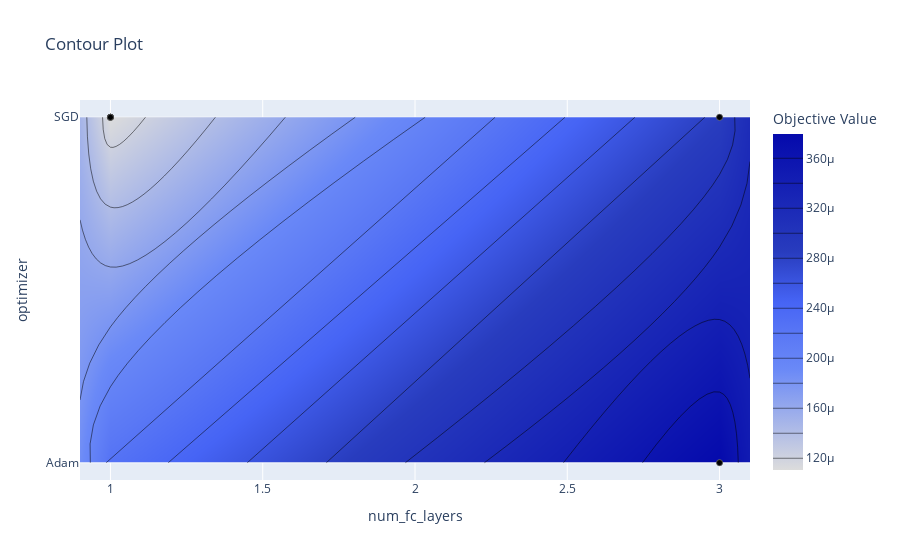

The cell this chart's notebook holds for it:
### Code cell
fig = optuna.visualization.plot_contour(study, params=["optimizer", "num_fc_layers"])
fig.show()

### Figure 1 — Plotly figure (JSON) as saved in the notebook; plotly's stock layout.template omitted (floating-point values rounded to 4 significant figures)
{"data": [{"colorbar": {"title": {"text": "Objective Value"}}, "colorscale": [[0, "rgb(5,10,172)"], [0.35, "rgb(40,60,190)"], [0.5, "rgb(70,100,245)"], [0.6, "rgb(90,120,245)"], [0.7, "rgb(106,137,247)"], [1, "rgb(220,220,220)"]], "connectgaps": true, "contours": {"coloring": "heatmap"}, "hoverinfo": "none", "line": {"smoothing": 1.3}, "reversescale": true, "type": "contour", "x": [0.9, 1, 3, 3.1], "y": ["Adam", "SGD"], "z": [[null, null, 0.0003795, null], [null, 0.00011, 0.0002842, null]]}, {"marker": {"color": "black", "line": {"color": "Grey", "width": 0.5}}, "mode": "markers", "showlegend": false, "type": "scatter", "x": [3, 1, 3, 3, 3, 1, 1, 1, 1, 1, 1, 1, 1, 1, 1, 1, 1, 1, 1, 1, 1, 1, 1, 1], "y": ["Adam", "SGD", "SGD", "Adam", "SGD", "SGD", "SGD", "SGD", "SGD", "SGD", "SGD", "SGD", "SGD", "SGD", "SGD", "SGD", "SGD", "SGD", "SGD", "SGD", "SGD", "SGD", "SGD", "SGD"]}], "layout": {"title": {"text": "Contour Plot"}, "xaxis": {"range": [0.9, 3.1], "title": {"text": "num_fc_layers"}}, "yaxis": {"range": [-0.05, 1.05], "title": {"text": "optimizer"}, "type": "category"}}}
